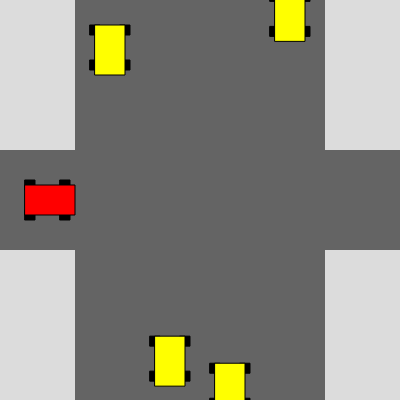
Frame 1 (no input)
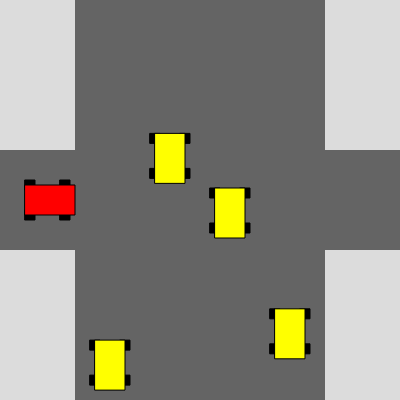
Frame 60 (no input)
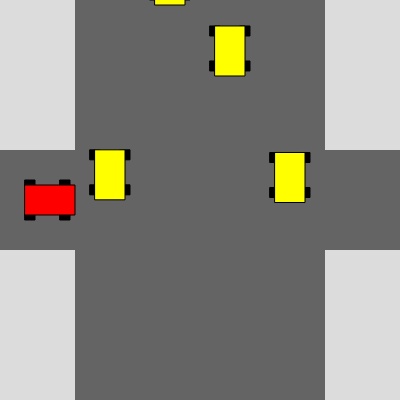
Frame 120 (the mouse pressed at the canvas centre since frame 60)

The p5.js sketch that drew these frames (run headless with seeded random() and noise() and a simulated clock; from frame 60 on, the mouse is pressed at the canvas centre):

// p5.js sketch
// ── sketch.js
let player = new Player(50, 200);
let bot = []
bot[0] = new Bot(110, 50);

for (let i = 1; i < 4; i++) {
  bot[i] = new Bot(bot[i - 1].getX() + 60, Math.random() * 400);

}

function setup() {
  createCanvas(400, 400);
}

function draw() {
  background(220);
  noStroke();
  fill(100);
  rect(75, 0, 250, 400);
  rect(0, 150, 400, 100);
  fill(255);
  stroke(0);
  player.draw();
  player.move();
  for (let i = 0; i < 4; i++) {
    bot[i].draw();
    bot[i].setY(bot[i].getY() + Math.random() * 10);
    if (450 < bot[i].getY()) {
      bot[i].setY(-20)
    }
  }

  for (let i = 0; i < 4; i++) {
    if (dist(player.getX(),player.getY(),bot[i].getX(),bot[i].getY())<50) {
      player.setX(50);
      player.setDir(false);
      alert("You lost");
    }
  }

  if ( 400 < player.getX()) {
    player.setX(50);
    player.setDir(false);
    alert("You win");
  }
}

function keyPressed() {
  if (key === "a" || key === "A") {
    player.setDir(false);
  }

  if (key === "d" || key === "D") {
    player.setDir(true);
    player.setMov(true);
  }
}
// ── Bot.js
class Bot {
    constructor(x, y) {
        this.x = x;
        this.y = y;
    }
    draw() {
        rectMode(CENTER);
        fill(0);
        rect(this.x - 15, this.y - 20, 10, 10);
        rect(this.x - 15, this.y + 15, 10, 10);
        rect(this.x + 15, this.y - 20, 10, 10);
        rect(this.x + 15, this.y + 15, 10, 10);
        fill(255, 255, 0);
        rect(this.x, this.y, 30, 50);
        fill(255);
        rectMode(CORNER);
    }
    getX(){
        return this.x;
    }
    setX(px){
        this.x = px;
    }
    getY(){
        return this.y;
    }
    setY(py){
        this.y = py;
    }
}
// ── Player.js
class Player {
    constructor(x, y) {
        this.x = x;
        this.y = y;
        this.mov = false;
        this.dir = true;
    }
    draw() {
        rectMode(CENTER);
        fill(0);
        rect(this.x - 20, this.y - 15, 10, 10);
        rect(this.x - 20, this.y + 15, 10, 10);
        rect(this.x + 15, this.y - 15, 10, 10);
        rect(this.x + 15, this.y + 15, 10, 10);
        fill(255, 0, 0);
        rect(this.x, this.y, 50, 30);
        fill(255);
        rectMode(CORNER);
    }
    move() {
        if (this.mov === true) {
            if (this.dir === true) {
                this.x=this.x+5;
            }
        }
    }
    getX() {
        return this.x;
    }
    setX(px) {
        this.x = px;
    }
    getY() {
        return this.y;
    }
    setY(py) {
        this.y = py;
    }
    setDir(newDir) {
        this.dir = newDir;
    }
    setMov(mov) {
        this.mov = mov;
    }
}
